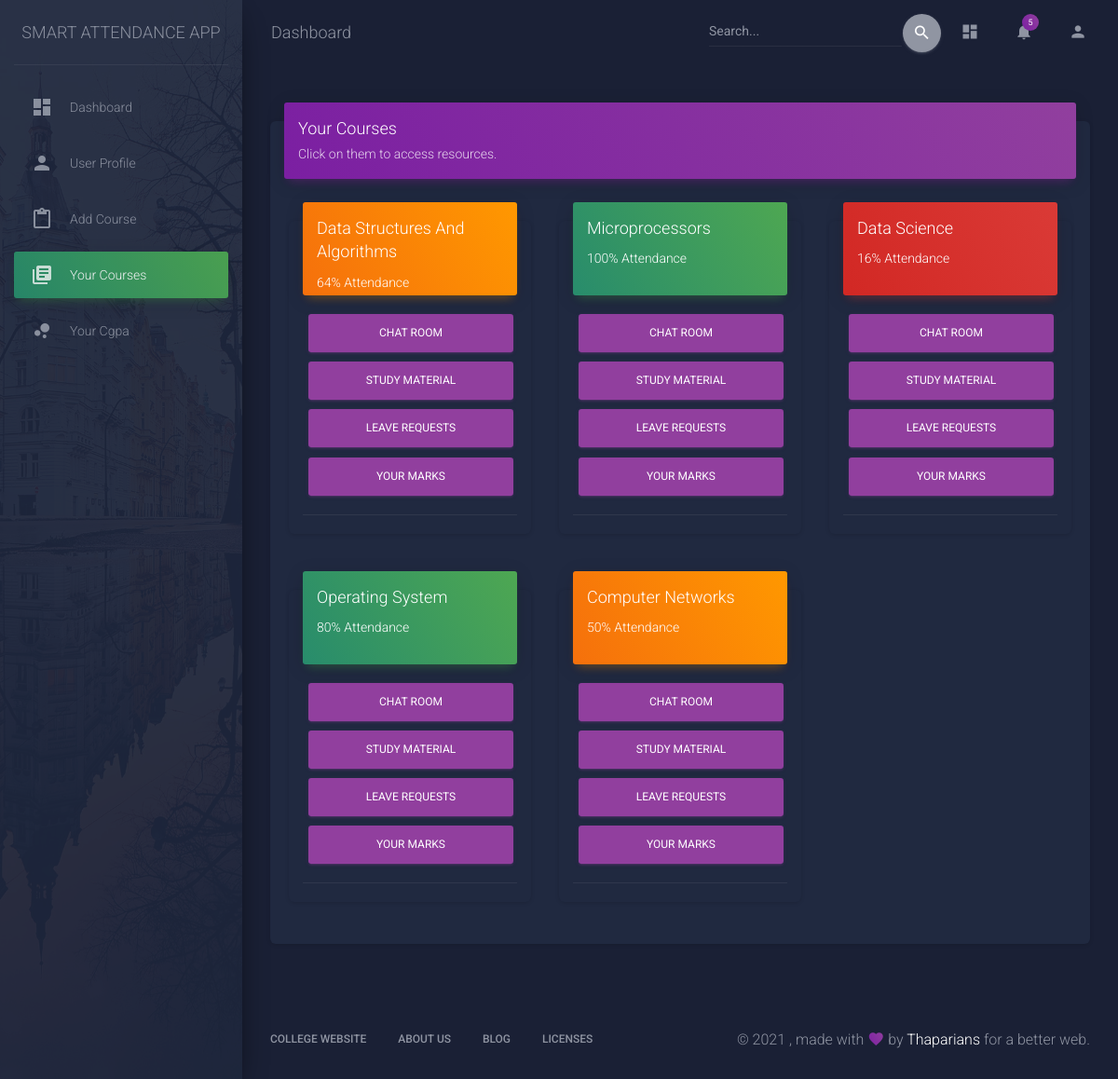
The app's page /mycourses/ (signed in) with its own data.
### role/models.py (models this page shows, shortened)
class Course(models.Model):
    name = models.CharField(max_length=100)
    number = models.CharField(max_length=100)
    teacher_assigned = models.ManyToManyField(Teacher, related_name='course')
    year = models.IntegerField(blank=True)
    branch = models.CharField(max_length=5,choices=BRANCH_CHOICES)
    image = models.ImageField(blank=True, null=True)

class Attendance(models.Model):
    course = models.ForeignKey(Course,on_delete=models.CASCADE)
    student = models.ForeignKey(Student,on_delete=models.CASCADE)
    class_attended = models.IntegerField()
    total_classes = models.IntegerField()
    class_left = models.IntegerField(blank=True,null=True)
    percentage = models.IntegerField(blank = True)
    class Meta:
        unique_together = (('course', 'student'),)

### role/views.py (the view)
# urls.py: path('mycourses/',mycourses,name='mycourses'),
def mycourses(request):
    st = Student.objects.filter(user=request.user)[0]
    att = Attendance.objects.filter(student = st)
    context = {
    'st' : st,
    'att' : att,
    }
    return render(request,'role/mycourse.html',context)

### role/templates/role/mycourse.html (shortened to what this page needs)
{% load static %}
<!DOCTYPE html>
<html lang="en">
<head>
  <link rel="stylesheet" href="https://maxcdn.bootstrapcdn.com/font-awesome/latest/css/font-awesome.min.css">
  <link href="{% static '/role/css/material-dashboard.css' %}" rel="stylesheet" />
  <link href="{% static '/role/demo/demo.css' %}" rel="stylesheet" />
</head>
<body class="dark-edition">
  <div class="wrapper ">
    <div class="sidebar" data-color="green" data-background-color="black" data-image="{% static 'role/img/sidebar-2.jpg' %}">
      <div class="logo"><a href="http://www.creative-tim.com" class="simple-text logo-normal">
          Smart Attendance App
        </a></div>
      <div class="sidebar-wrapper">
        <ul class="nav">
          <li class="nav-item">
            <a class="nav-link" href="{% url 'dashboard' %}">
              <i class="material-icons">dashboard</i>
              <p>Dashboard</p>
            </a>
          </li>
          <li class="nav-item ">
            <a class="nav-link" href="{% url 'profile' %}">
              <i class="material-icons">person</i>
              <p>User Profile</p>
            </a>
          </li>
          <li class="nav-item ">
            <a class="nav-link" href="{% url 'addcourse' %}">
              <i class="material-icons">content_paste</i>
              <p>Add Course</p>
            </a>
          </li>
          <li class="nav-item active">
            <a class="nav-link" href="./typography.html">
              <i class="material-icons">library_books</i>
              <p>Your Courses</p>
            </a>
          </li>
        <li class="nav-item ">
            <a class="nav-link" href="{% url 'cgpa' %}">
              <i class="material-icons">bubble_chart</i>
              <p>Your Cgpa</p>
            </a>
          </li>
        </ul>
      </div>
    </div>
    <div class="main-panel">
      <nav class="navbar navbar-expand-lg navbar-transparent navbar-absolute fixed-top " id="navigation-example">
        <div class="container-fluid">
          <div class="navbar-wrapper">
            <a class="navbar-brand" href="javascript:void(0)">Dashboard</a>
          </div>
          <div class="collapse navbar-collapse justify-content-end">
            <form class="navbar-form">
              <div class="input-group no-border">
                <input type="text" value="" class="form-control" placeholder="Search...">
                <button type="submit" class="btn btn-default btn-round btn-just-icon">
                  <i class="material-icons">search</i>
                  <div class="ripple-container"></div>
                </button>
              </div>
            </form>
            <ul class="navbar-nav">
              <li class="nav-item">
                <a class="nav-link" href="javascript:void(0)">
                  <i class="material-icons">dashboard</i>
                </a>
              </li>
              <li class="nav-item dropdown">
                <a class="nav-link" href="javscript:void(0)" id="navbarDropdownMenuLink" data-toggle="dropdown" aria-haspopup="true" aria-expanded="false">
                  <i class="material-icons">notifications</i>
                  <span class="notification">5</span>
                </a>
              </li>
              <li class="nav-item">
                <a class="nav-link" href="javascript:void(0)">
                  <i class="material-icons">person</i>
                </a>
              </li>
            </ul>
          </div>
        </div>
      </nav>
      <div class="content">
        <div class="container-fluid">
          <div class="card">
            <div class="card-header card-header-primary">
              <h4 class="card-title">Your Courses</h4>
              <p class="card-category">Click on them to access resources.
              </p>
            </div>
            <div class="card-body">
              <div class="row">
                {% for course in st.course.all %}
                {% for obj in att %}
                {% ifequal obj.course course %}
                <div class="col-xl-4 col-lg-12">
              <div class="card card-chart">
                {% if obj.percentage >= 75 %}
                <div class="card-header card-header-success" style="height: 100px;">
                  {% elif obj.percentage >= 45 %}
                  <div class="card-header card-header-warning" style="height: 100px;">
                    {% else %}
                    <div class="card-header card-header-danger" style="height: 100px;">
                      {% endif %}
                      <a href="{% url 'coursedetail' pk=course.pk %}">
                  <h4> {{course.name}} </h4>
                </a>
                  <p>{{obj.percentage}}% Attendance</p>
                </div>
                <div class="card-body">
                  <a href="{% url 'room' pk=course.pk %}">
                  <button class="btn btn-primary col-lg-12">Chat Room</button>
                </a>
                <a href="{% url 'studymaterial' pk=course.pk %}">
                  <button class="btn btn-primary col-lg-12">Study Material</button>
                </a>
                <a href="{% url 'leave' pk=course.pk %}">
                  <button class="btn btn-primary col-lg-12">Leave Requests</button>
                </a>
                <a href="{% url 'marks' pk=course.pk %}">
                  <button class="btn btn-primary col-lg-12">Your Marks</button>
                </a>
              </div>
                <div class="card-footer">
                </div>
              </div>
            </div>
            {% endifequal %}
            {% endfor %}
            {% endfor %}
              </div>
            </div>
          </div>
        </div>
      </div>
       <footer class="footer">
        <div class="container-fluid">
          <nav class="float-left">
            <ul>
              <li>
                <a href="https://www.thapar.edu">
                  College Website
                </a>
              </li>
              <li>
                <a href="https://creative-tim.com/presentation">
                  About Us
                </a>
              </li>
              <li>
                <a href="http://blog.creative-tim.com">
                  Blog
                </a>
              </li>
              <li>
                <a href="https://www.creative-tim.com/license">
                  Licenses
                </a>
              </li>
            </ul>
          </nav>
          <div class="copyright float-right" id="date">
            , made with <i class="material-icons">favorite</i> by
            <a href="https://www.creative-tim.com" target="_blank">Thaparians</a> for a better web.
          </div>
        </div>
      </footer>
    </div>
  </div>
</body>
</html>

### records on screen
Course: name "Data Structures And Algorithms"
Attendance: percentage "64"
Course: name "Microprocessors"
Attendance: percentage "100"
Course: name "Data Science"
Attendance: percentage "16"
Course: name "Operating System"
Attendance: percentage "80"
Course: name "Computer Networks"
Attendance: percentage "50"
